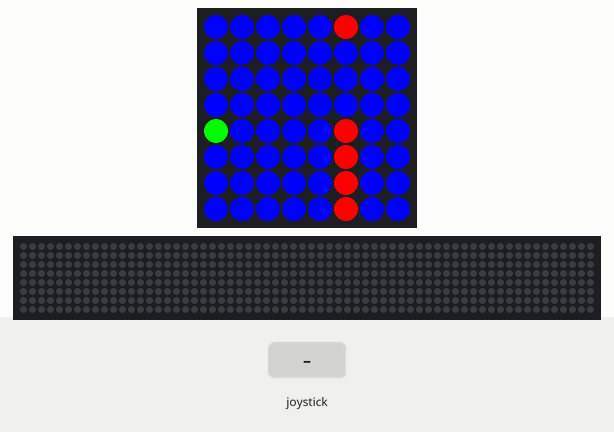
The program below on a simulated Raspberry Pi (BCM pin numbers) with a Sense HAT. Shown: the Sense HAT's 8×8 RGB LED matrix, a strip that is not on the board, showing the scrolling text unrolled. The test bench sets the inputs (shaded band). Random numbers come from a fixed seed; the 64×8 strip is a reading aid, not a part: it shows the text the matrix is scrolling, unrolled, one strip-width of it at a time.

Above: at 1.2 s.
1.3 s: joystick pushed right
At 2.6 s:
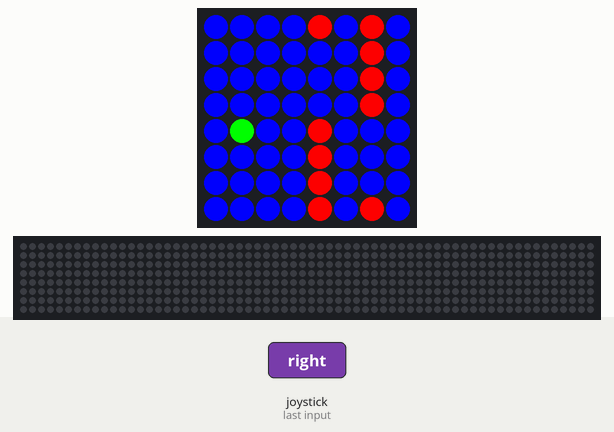
4.3 s: joystick pushed left
At 5.8 s:
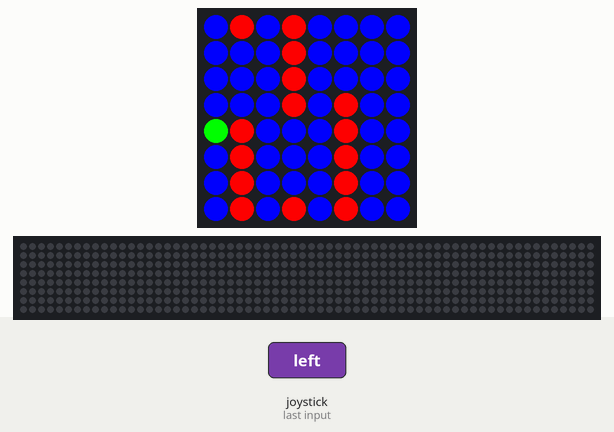
7.3 s: joystick pushed right
At 8.6 s:
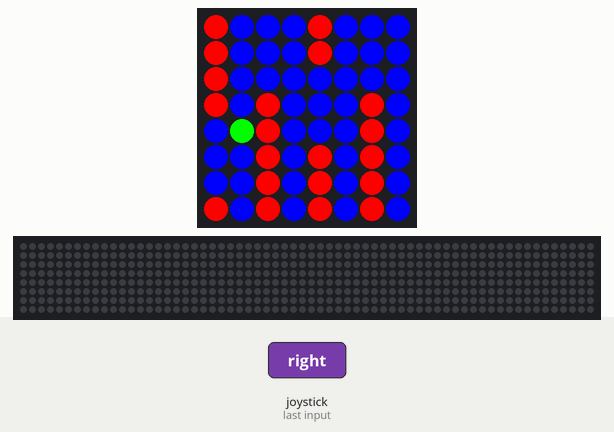
12.8 s: joystick pushed up
At 12.99 s:
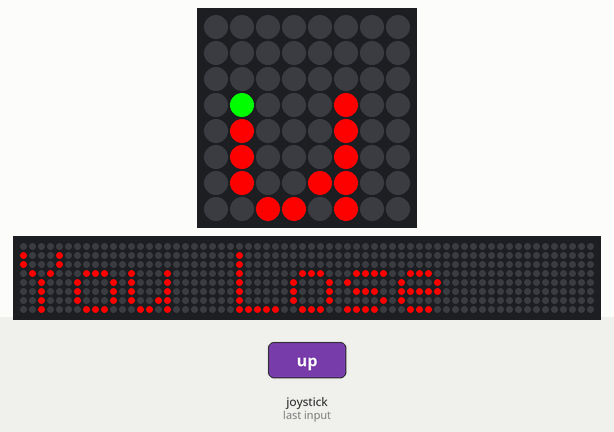
17.4 s: joystick pushed down
At 23.55 s:
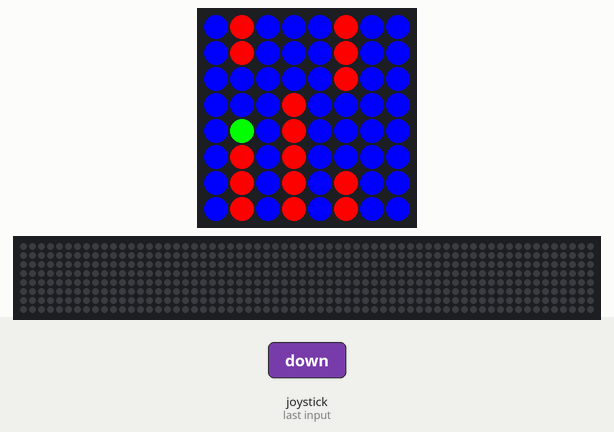

Measured:
- what the display in image 1 shows lasts 1.0 s, from 2.0 s to 3.0 s

The program:

ZoeyGame.py
```python
from sense_hat import SenseHat
from random import randint
from time import sleep

sense = SenseHat()
RED = (255, 0, 0)
BLUE = (0, 0, 255)
Green = (0, 255, 0)
White = (255, 255, 255)


lives = 3
x = 0
y = 4
lives_1 = 0
lives_2 = 1
lives_3 = 2
points = 0

game_over = False

matrix = [[BLUE for column in range(8)] for row in range(8)]
#draw_life = [[White for cloumn in range (0)]for row in range(0,2)]

def flatten(matrix):
    flattened = [pixel for row in matrix for pixel in row]
    return flattened


def gen_pipes(matrix):
    for row in matrix:
        row[-1] = RED
    gap = randint(1, 6)
    matrix[gap][-1] = BLUE
    matrix[gap - 1][-1] = BLUE
    matrix[gap + 1][-1] = BLUE
    return matrix


def move_pipes(matrix):
    for row in matrix:
        for i in range(7):
            row[i] = row[i + 1]
        row[-1] = BLUE
    return matrix


def draw_astronaut(event):
    global y
    global x
    sense.set_pixel(x, y, BLUE)
    if event.action == "pressed":
        if event.direction == "up" and y > 0:
            y -= 1
        elif event.direction == "down" and y < 7:
            y += 1
        elif event.direction == "right" and x < 7:
            x += 1
        elif event.direction == "left" and x > 0:
            x -= 1
    sense.set_pixel(x, y, Green)
    if matrix[y][x] == RED:
      game_over = True


def check_collision(matrix):
    if matrix[y][x] == RED:
        return True
    else:
        return False

sense.stick.direction_any = draw_astronaut

while not game_over:
    matrix = gen_pipes(matrix)
    if check_collision(matrix) == False:
        points = points + 1
        if points == 20:
            sense.show_message('You Win', text_colour = Green)
            points = points
            lives = 1
            game_over = False

    if check_collision(matrix):
        game_over = True

    for i in range(2):
        matrix = move_pipes(matrix)
        sense.set_pixels(flatten(matrix))
        sense.set_pixel(x, y, Green)


        if check_collision(matrix):
            lives = lives - 1
            points = points -1
        sleep(1)
        if lives == 0:
          sleep(1)
          game_over = True
          sleep(1)
        if points == -1:
            game_over = True
        while game_over:
              sense.show_message('You Lose',text_colour = RED)
              sense.show_message('Points: ' + str(points), text_colour = BLUE)
              sleep(1)
              points = 0
              lives = 3
              game_over = False
```
